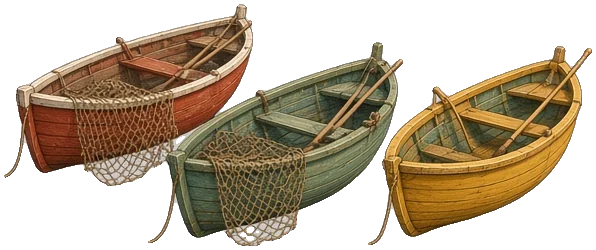
#> input picture assets/art/harbour/task_boats_restored.webp, 596 x 250 px, given in place of dock_unrestored.png, which was not available
$ python finalize_sprites.py
#> lines starting #> are read from the running program, lines starting #| are printed output that depends on the picture; after the words box and inside, x2 and y2 are one past the last pixel; in counts of white or black regions, pixels touching at a corner belong together; pictures that were not available may be replaced by others from this repository, and a replacement may not be noted
import numpy as np, json
from PIL import Image
C='/workspace/sd_art/raw/cut/';G='/workspace/sd_art/raw/gen/';O='/workspace/sudoko_dash/assets/art/harbour/'
BG=np.array([217,217,217],float)
def decontam(im):
    a=np.array(im).astype(float); al=a[:,:,3:4]/255.0
#> after `al = a[:, :, 3:4] / 255.0`:
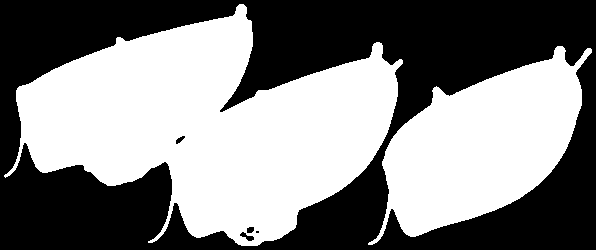
#> al: shape (250, 596, 1) float64; values 0 (black) and 1 (white), 51.2% white; 5 black regions (1 under 20 px), largest, box (x1, y1, x2, y2) and area: (0, 0, 596, 250) 72611, (240, 232, 254, 241) 58, (176, 136, 185, 144) 37, (247, 227, 254, 233) 37
    m=(al>0.02)&(al<0.98)
#> m: shape (250, 596, 1) bool; every value is 0
    rgb=a[:,:,:3]; fixed=np.clip((rgb-(1-al)*BG)/np.maximum(al,0.02),0,255)
#> after `rgb = a[:, :, :3]`:
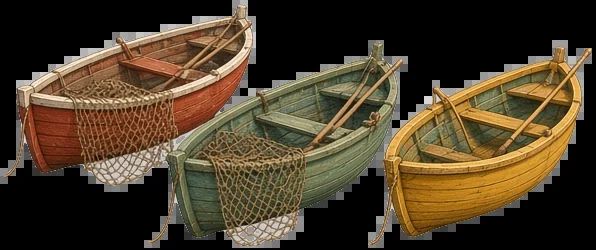
#> rgb: shape (250, 596, 3) float64; mean R, G, B 75.6, 61.5, 41.2
#> after `fixed = np.clip((rgb - (1 - al) * BG) / np.maximum(al, 0.02), 0, 255)`:
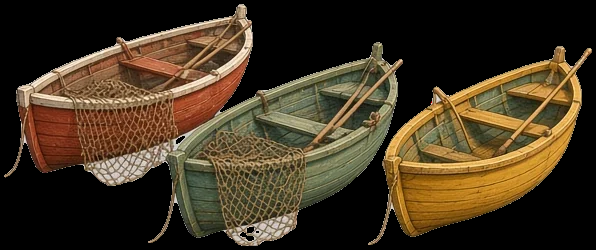
#> fixed: shape (250, 596, 3) float64; mean R, G, B 67.3, 53.3, 33.3
    rgb=np.where(m,fixed,rgb); a[:,:,:3]=rgb
    a[:,:,3]=np.where(a[:,:,3]<10,0,a[:,:,3])
    return Image.fromarray(a.astype(np.uint8),'RGBA')
#> returned value is the input picture: PIL image 596x250 RGBA; mean R, G, B, A 75.6, 61.5, 41.2, 130.5
sizes={}
for t in ['dock','boats','flowers','lighthouse','cafe']:
    for st in ['unrestored','restored']:
        im=decontam(Image.open(C+f'{t}_{st}.png').convert('RGBA'))
        # pad 4px so filtering never bleeds at the edges
        p=Image.new('RGBA',(im.width+8,im.height+8),(0,0,0,0)); p.paste(im,(4,4))
#> after `p = Image.new('RGBA', (im.width + 8, im.height + 8), (0, 0, 0, 0))`: p: PIL image 604x258 RGBA; every value is 0
#> after `p.paste(im, (4, 4))`:
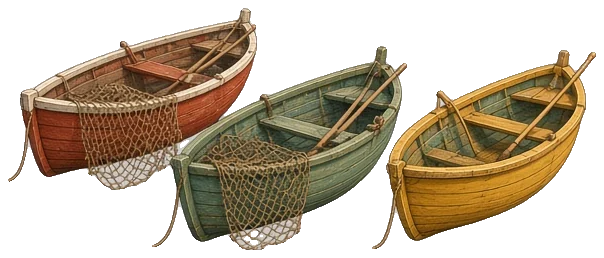
#> p: PIL image 604x258 RGBA; mean R, G, B, A 72.3, 58.8, 39.4, 124.8; transparent parts drawn white
        p.save(O+f'task_{t}_{st}.webp',quality=86,method=6,alpha_quality=90)
        sizes[f'task_{t}_{st}']=p.size
#> pass 2 of the loop `for t in ['dock','boats','flowers','lighthouse','cafe']:`:
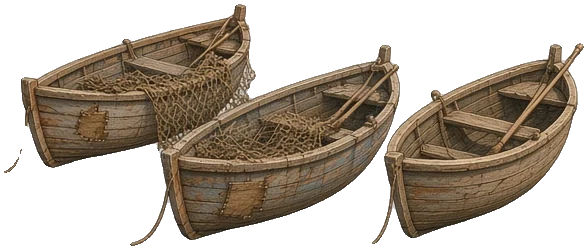
#> input picture assets/art/harbour/task_boats_unrestored.webp, 588 x 250 px, given in place of boats_unrestored.png, which was not available
#> a: shape (250, 588, 4) float64
#> in decontam (call 3), `al = a[:, :, 3:4] / 255.0`:
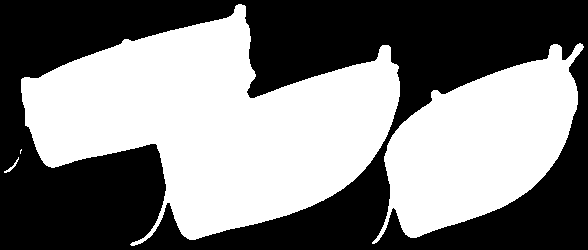
#> al: shape (250, 588, 1) float64; values 0 (black) and 1 (white), 49.5% white; 4 white regions (1 under 20 px), largest, box (x1, y1, x2, y2) and area: (21, 4, 400, 246) 49473, (372, 43, 584, 244) 23240, (4, 157, 19, 173) 47
#> m: shape (250, 588, 1) bool; every value is 0
#> rgb: shape (250, 588, 3) float64
#> fixed: shape (250, 588, 3) float64
#> in decontam, returned value is the input picture: PIL image 588x250 RGBA; mean R, G, B, A 63.5, 53.1, 41.1, 126.2
#> p: PIL image 596x258 RGBA; every value is 0
#> `p.paste(im, (4, 4))`:
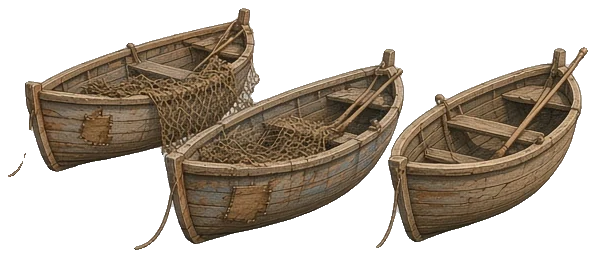
#> p: PIL image 596x258 RGBA; mean R, G, B, A 60.7, 50.8, 39.3, 120.7; transparent parts drawn white
#> (the run stopped early here; a loop or call above may not have finished)
